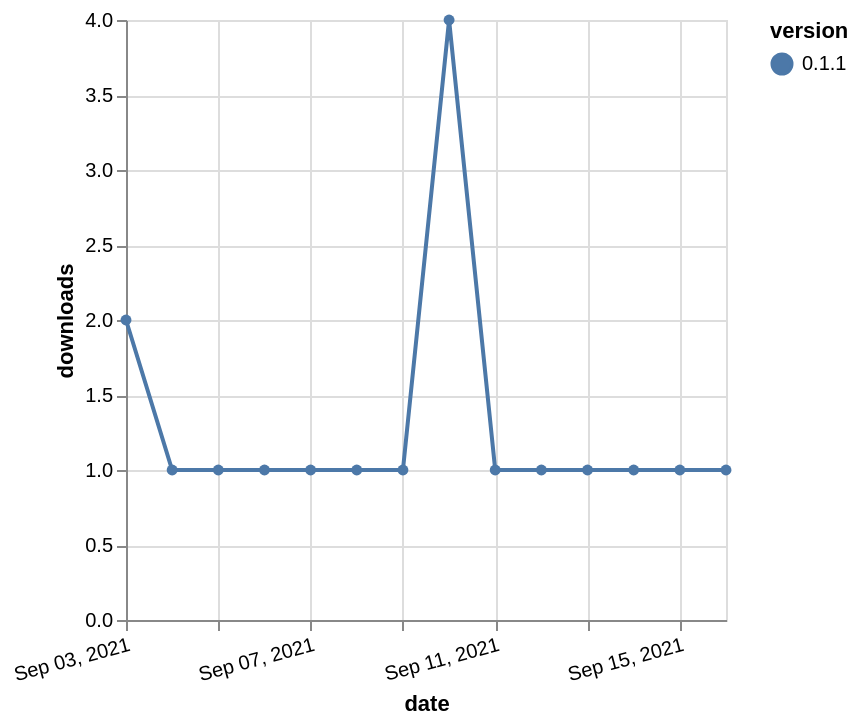

The specification (Vega-Lite) saved for this image:
### Vega-Lite specification from a JSON file in a GitHub repository (floating-point values rounded to 4 significant figures)
{"$schema": "https://vega.github.io/schema/vega-lite/v5.json", "description": "A simple bar chart with embedded data.", "data": {"values": [{"date": "2021-09-03", "total": 139, "delta": 2, "version": "0.1.1"}, {"date": "2021-09-04", "total": 140, "delta": 1, "version": "0.1.1"}, {"date": "2021-09-05", "total": 141, "delta": 1, "version": "0.1.1"}, {"date": "2021-09-06", "total": 142, "delta": 1, "version": "0.1.1"}, {"date": "2021-09-07", "total": 143, "delta": 1, "version": "0.1.1"}, {"date": "2021-09-08", "total": 144, "delta": 1, "version": "0.1.1"}, {"date": "2021-09-09", "total": 145, "delta": 1, "version": "0.1.1"}, {"date": "2021-09-10", "total": 149, "delta": 4, "version": "0.1.1"}, {"date": "2021-09-11", "total": 150, "delta": 1, "version": "0.1.1"}, {"date": "2021-09-12", "total": 151, "delta": 1, "version": "0.1.1"}, {"date": "2021-09-13", "total": 152, "delta": 1, "version": "0.1.1"}, {"date": "2021-09-14", "total": 153, "delta": 1, "version": "0.1.1"}, {"date": "2021-09-15", "total": 154, "delta": 1, "version": "0.1.1"}, {"date": "2021-09-16", "total": 155, "delta": 1, "version": "0.1.1"}]}, "width": "container", "mark": {"type": "line", "point": {"filled": true}}, "encoding": {"x": {"field": "date", "type": "temporal", "timeUnit": "yearmonthdate", "title": "date", "axis": {"labelAngle": -15}}, "y": {"field": "delta", "type": "quantitative", "title": "downloads"}, "color": {"field": "version", "type": "nominal"}, "tooltip": {"field": "delta"}}}
